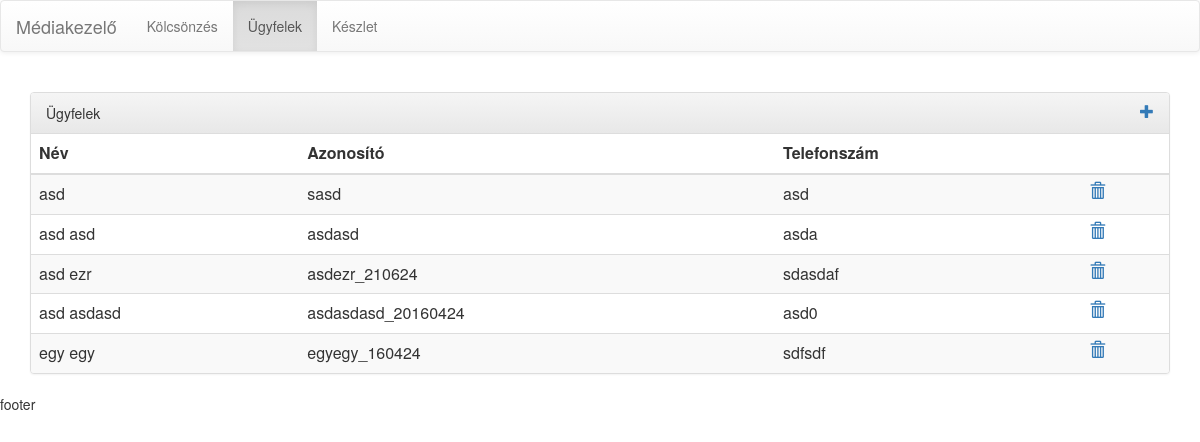
Before: /customer/ with the older database file.
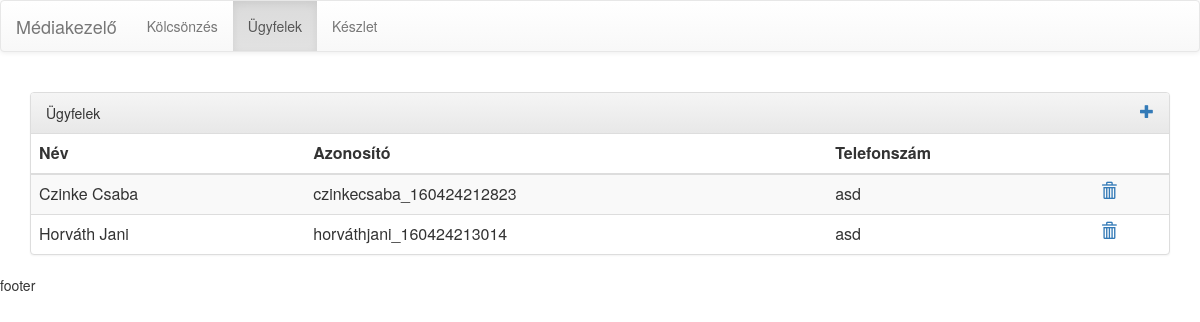
After: the same page with the newer database file.
### customerService/models.py (models this page shows, shortened)
class Customer(models.Model):
    name = models.CharField(max_length=200)
    customer_identifier = models.CharField(max_length=200)
    phone_number = models.CharField(max_length=20)
    personal_identifier = models.CharField(max_length=20)
    address = models.CharField(max_length=200)
    is_deleted = models.BooleanField(default=False)

### customerService/views.py (the view)
def index(request):
    template = loader.get_template(TemplateKeys.all_customer)
    context = {
        'customer_list': DataAccess.get_all_customer(),
    }
    return HttpResponse(template.render(context, request))

### customerService/data_access/customer_data_access.py (called while the page is built)
def get_all_customer():
    return Customer.objects.filter(is_deleted = False)

### customerService/templates/customers.html (shortened to what this page needs)
{% extends "header_footer.html" %}
{% block content %}
<div class="container">
    <div class="panel panel-default">
        <div class="panel-heading">Ügyfelek<a data-toggle="modal" href="#addCustomer" class="pull-right"><span class="glyphicon glyphicon-plus"></span></a></div>
        <table class="table table-striped">
            <thead>
                    <tr>
                    <th>Név</th>
                    <th>Azonosító</th>
                    <th>Telefonszám</th>
                    <th></th>
                </tr>
            </thead>
            <tbody>
            {% for customer in customer_list %}
                <tr>
                    <td>{{ customer.name }}</td>
                    <td>{{ customer.customer_identifier }}</td>
                    <td>{{ customer.phone_number }}</td>
                    <td><a href="{% url 'customer:deletecustomer' customer.id %}"><span class="glyphicon glyphicon-trash"></span></a></td>
                </tr>
            {% endfor %}
            </tbody>
        </table>
    </div>
</div>
{% endblock %}

Changed rows visible on the page:
no longer on this page (row edited): Customer: name "asd", customer_identifier "sasd", phone_number "asd"
no longer on this page (row edited): Customer: name "asd asd", customer_identifier "asdasd", phone_number "asda"
no longer on this page (row edited): Customer: name "asd ezr", customer_identifier "asdezr_210624", phone_number "sdasdaf"
no longer on this page (row edited): Customer: name "asd asdasd", customer_identifier "asdasdasd_20160424", phone_number "asd0"
no longer on this page (row edited): Customer: name "egy egy", customer_identifier "egyegy_160424", phone_number "sdfsdf"
added Customer: name "Czinke Csaba", customer_identifier "czinkecsaba_160424212823", phone_number "asd"
added Customer: name "Horváth Jani", customer_identifier "horváthjani_160424213014", phone_number "asd"
